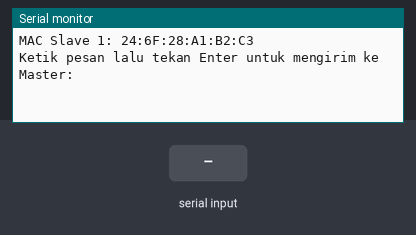
Bench run of a sketch on a simulated ESP32. On the bench: the last lines printed to the serial monitor. Inputs (shaded band) come from the test bench.

Above: at 2.2 s.
2.3 s: "1\n" received over Serial
At 3.3 s:
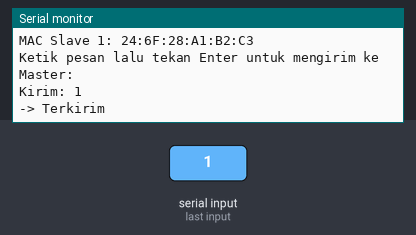
3.8 s: "0\n" received over Serial
At 4.5 s:
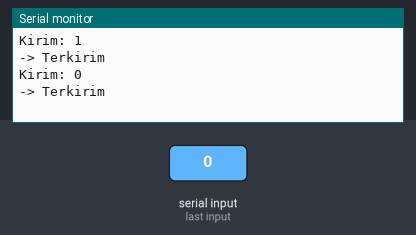
5.3 s: "2\n" received over Serial
At 5.6 s:
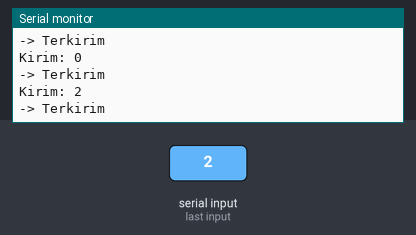

Measured:
- after the input at 2.3 s, the serial monitor: prints a new line at once (image 1)
- after the input at 3.8 s, the serial monitor: prints a new line at once (image 2)
- after the input at 5.3 s, the serial monitor: prints a new line at once (image 3)

The sketch:

Slave.ino
```cpp
/*
  ESP-NOW Many to One - SLAVE (Pengirim)
  Satu kode untuk Slave 1 dan Slave 2.
  Ubah SLAVE_ID menjadi 1 atau 2 sebelum upload.

  Ketik teks di Serial Monitor (115200 baud, newline aktif),
  tekan Enter -> pesan dikirim ke Master.
*/

#include <WiFi.h>
#include <esp_now.h>

// ====== UBAH DI SINI: 1 untuk Slave 1, 2 untuk Slave 2 ======
#define SLAVE_ID 1
// =============================================================

// MAC address master
uint8_t masterMAC[] = {0xCC, 0x7B, 0x5C, 0xF2, 0x2E, 0xE0};

// Struktur pesan (harus sama dengan di master)
typedef struct {
  uint8_t id;
  char text[200];
} Pesan;

Pesan pesanKirim;
esp_now_peer_info_t peerInfo;

// Callback status pengiriman
// Core v3.3+ memakai wifi_tx_info_t, versi lebih lama memakai MAC address
#if ESP_ARDUINO_VERSION >= ESP_ARDUINO_VERSION_VAL(3, 3, 0)
void onDataSent(const wifi_tx_info_t *info, esp_now_send_status_t status) {
#else
void onDataSent(const uint8_t *mac, esp_now_send_status_t status) {
#endif
  Serial.println(status == ESP_NOW_SEND_SUCCESS ? "-> Terkirim" : "-> GAGAL terkirim");
}

void setup() {
  Serial.begin(115200);
  delay(1000);

  WiFi.mode(WIFI_STA);
  Serial.print("MAC Slave ");
  Serial.print(SLAVE_ID);
  Serial.print(": ");
  Serial.println(WiFi.macAddress());

  if (esp_now_init() != ESP_OK) {
    Serial.println("ESP-NOW gagal diinisialisasi");
    return;
  }

  esp_now_register_send_cb(onDataSent);

  // Daftarkan master sebagai peer
  memset(&peerInfo, 0, sizeof(peerInfo));
  memcpy(peerInfo.peer_addr, masterMAC, 6);
  peerInfo.channel = 0;      // 0 = ikut channel saat ini (sama di semua board)
  peerInfo.encrypt = false;

  if (esp_now_add_peer(&peerInfo) != ESP_OK) {
    Serial.println("Gagal menambahkan peer master");
    return;
  }

  Serial.println("Ketik pesan lalu tekan Enter untuk mengirim ke Master:");
}

void loop() {
  if (Serial.available()) {
    String input = Serial.readStringUntil('\n');
    input.trim();
    if (input.length() == 0) return;

    pesanKirim.id = SLAVE_ID;
    input.toCharArray(pesanKirim.text, sizeof(pesanKirim.text));

    Serial.print("Kirim: ");
    Serial.println(pesanKirim.text);

    esp_err_t hasil = esp_now_send(masterMAC, (uint8_t *)&pesanKirim, sizeof(pesanKirim));
    if (hasil != ESP_OK) {
      Serial.println("Error saat mengirim data");
    }
  }
}
```
